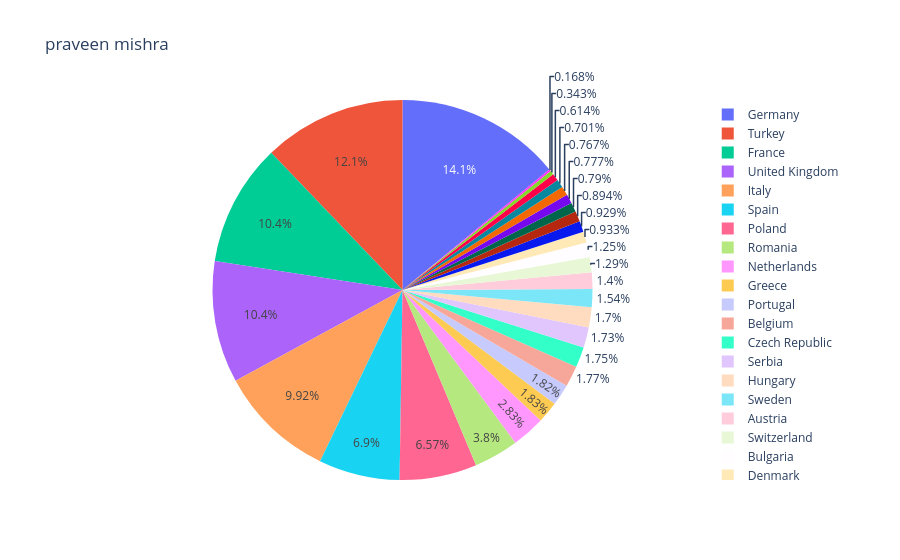

Notebook code for this chart:
### Markdown cell above
Pie chart with plotly express

### Code cell
var=px.data.gapminder().query("year == 2007").query("continent == 'Europe'")
print(var)
var.loc[var["pop"]<2.e6,"country"]="other contery"# Represent only large countries
#names = Pie Chart ke slices ke naam (labels)
#values = Har slice kitna bada hoga.
fig=px.pie(var,names="country",values="pop",title="praveen mishra")
fig.show()

### Figure 1 — Plotly figure (JSON) as saved in the notebook; plotly's stock layout.template omitted (floating-point values rounded to 4 significant figures)
{"data": [{"domain": {"x": [0, 1], "y": [0, 1]}, "hovertemplate": "country=%{label}<br>pop=%{value}<extra></extra>", "labels": ["Albania", "Austria", "Belgium", "Bosnia and Herzegovina", "Bulgaria", "Croatia", "Czech Republic", "Denmark", "Finland", "France", "Germany", "Greece", "Hungary", "other contery", "Ireland", "Italy", "other contery", "Netherlands", "Norway", "Poland", "Portugal", "Romania", "Serbia", "Slovak Republic", "Slovenia", "Spain", "Sweden", "Switzerland", "Turkey", "United Kingdom"], "legendgroup": "", "name": "", "showlegend": true, "type": "pie", "values": [3600523, 8199783, 10392226, 4552198, 7322858, 4493312, 10228744, 5468120, 5238460, 61083916, 82400996, 10706290, 9956108, 301931, 4109086, 58147733, 684736, 16570613, 4627926, 38518241, 10642836, 22276056, 10150265, 5447502, 2009245, 40448191, 9031088, 7554661, 71158647, 60776238]}], "layout": {"legend": {"tracegroupgap": 0}, "title": {"text": "praveen mishra"}}}
